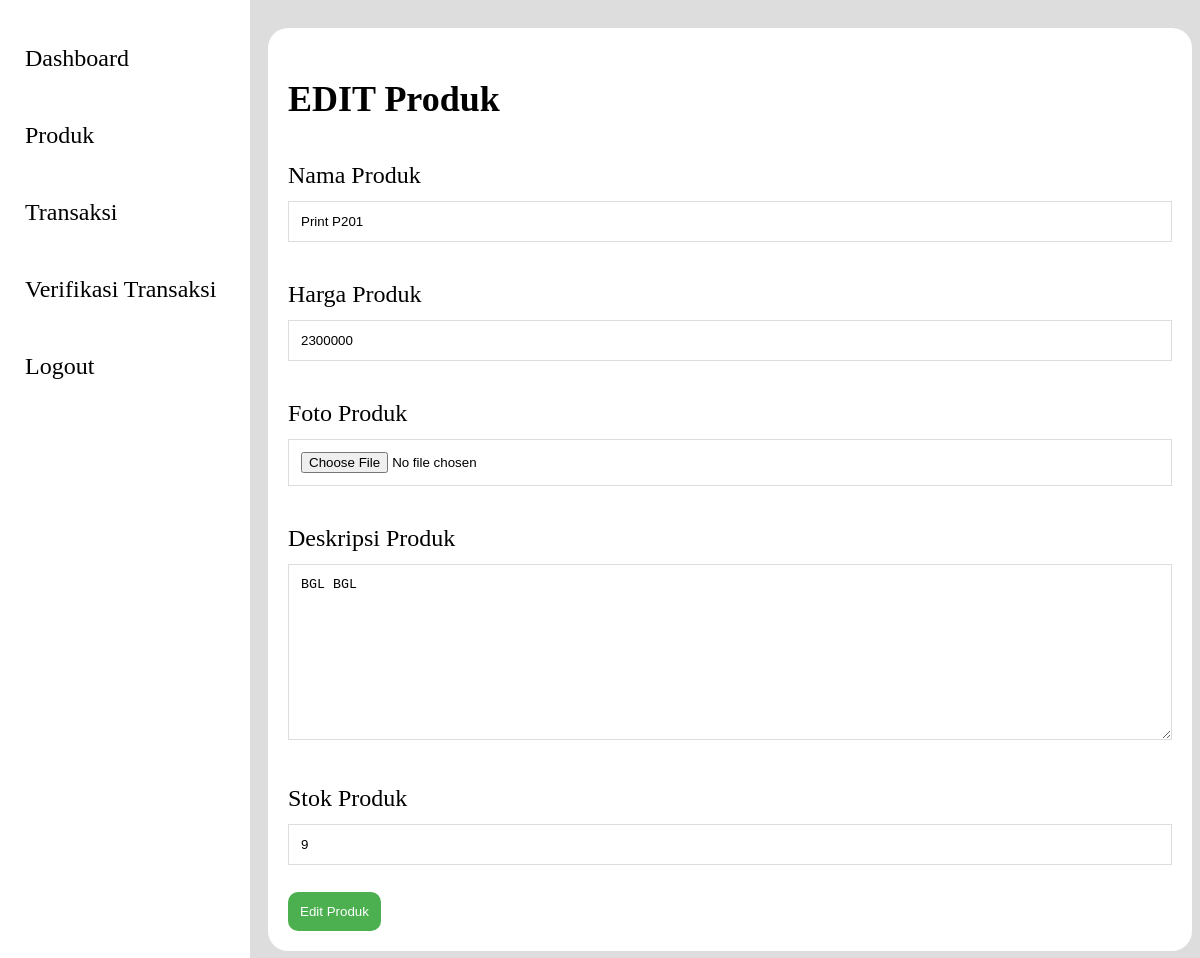
The page /admin/edit_produk.php?id=12 (signed in) on the database its author committed.
### tables this page shows
CREATE TABLE `produk` (
  `id_produk` int(11) NOT NULL,
  `nama_produk` varchar(100) NOT NULL,
  `harga_produk` varchar(100) NOT NULL,
  `foto_produk` text DEFAULT NULL,
  `deskripsi_produk` varchar(255) NOT NULL,
  `stok_produk` varchar(50) NOT NULL
);

### admin/function.php (called while the page is built, shortened)
<?php
require '../koneksi.php';
function query($query){
    global $conn;
    $rows = [];
    $result = mysqli_query($conn, $query);
    while($row = mysqli_fetch_assoc($result)){
        $rows[] = $row;
    }
    return $rows;
}
?>

### admin/edit_produk.php (the view, shortened to what this page needs)
<?php
require 'function.php';
$id = $_GET["id"];
$data = query("SELECT * FROM produk WHERE id_produk = $id")[0];
?>
<?php include '../layout/sidebar.php' ?>
<div class="main">
    <div class="boks">
        <h2>EDIT Produk</h2>
        <form method="POST" enctype="multipart/form-data">
            <label>Nama Produk</label> <br />
            <input type="text" name="nama_produk" class="form-control" value="<?= $data ['nama_produk']; ?>"> <br /> <br />
            <label>Harga Produk</label><br />
            <input type="text" name="harga_produk" class="form-control" value="<?= $data ['harga_produk']; ?>"><br /> <br />
            <label>Foto Produk</label><br />
            <input type="file" name="foto_produk" class="form-control" value="<?= $data ['foto_produk']; ?>"><br /> <br />
            <label>Deskripsi Produk</label><br />
            <textarea name="deskripsi_produk" rows="10" class="form-control"><?= $data ['deskripsi_produk']; ?></textarea> <br /><br />
            <label>Stok Produk</label><br />
            <input type="text" name="stok_produk" class="form-control" value="<?= $data ['stok_produk']; ?>"><br /> <br />
            <button type="submit" name="submit">Edit Produk</button>
        </form>
    </div>
</div>

### style/admin.css (style rules this page uses)
body { background: #ddd; }
.main { margin-left: 260px; padding-top: 20px; font-size: 24px; }
.boks { height: 100%; padding: 20px; background: #ffffff; border-radius: 20px; }
label { padding: 12px 12px 12px 0; display: inline-block; }
.form-control { width: 100%; padding: 12px; border: 1px solid #ddd; box-sizing: border-box; }
button { background-color: #4CAF50; color: #ffffff; padding: 12px; border: none; border-radius: 10px; cursor: pointer; }

### rows shown on the page
produk: nama_produk "Print P201", harga_produk "2300000", deskripsi_produk "BGL BGL", stok_produk "9"
